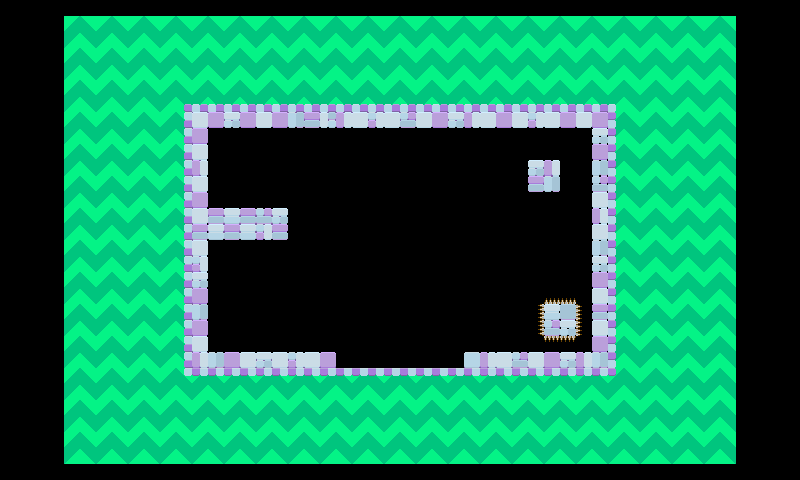

A 2D game scene composited from a Tiled map and its tileset images. What follows is a short description and the map's XML, with each tile layer's data collapsed to a summary:
An orthogonal 50x30 tile map with 16x16 px tiles, 2 tile layers (Tile Layer 2, Tile Layer 1) and 2 objects.

<map version="1.10" tiledversion="1.11.0" orientation="orthogonal" renderorder="right-down" width="50" height="30" tilewidth="16" tileheight="16" infinite="0" nextlayerid="4" nextobjectid="3">
 <editorsettings>
  <export target="debug.lua" format="lua" />
 </editorsettings>
 <tileset firstgid="1" source="atlas.tsx" />
 <layer id="2" name="Tile Layer 2" width="50" height="30">
  <properties>
   <property name="IgnoreCollision" type="bool" value="true" />
  </properties>
  <data>[1500 cells, 833 non-empty, 12 distinct tile ids]</data>
 </layer>
 <layer id="1" name="Tile Layer 1" width="50" height="30">
  <data>[1500 cells, 186 non-empty, 24 distinct tile ids]</data>
 </layer>
 <objectgroup id="3" name="BubbleSpawn">
  <properties>
   <property name="Health" type="int" value="5" />
  </properties>
  <object id="1" gid="2" x="400" y="368" width="16" height="16" />
  <object id="2" gid="2" x="384" y="368" width="16" height="16" />
 </objectgroup>
</map>